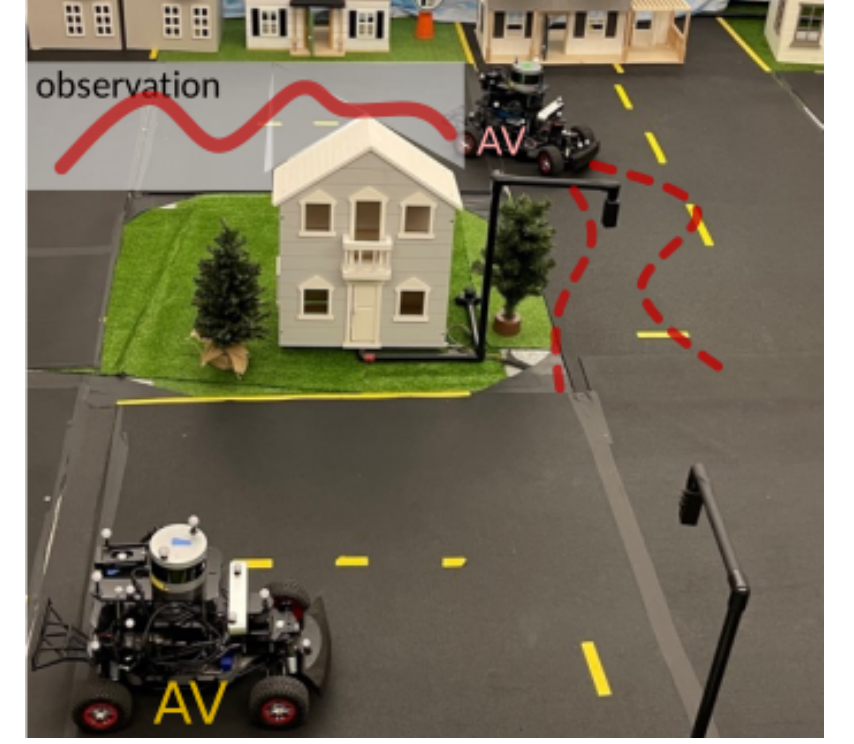
#> input picture images/thumb_add_here/failurenet.png, 854 x 744 px; its folder holds 4 pictures in this run
$ python resize_thumbnails.py
#> lines starting #> are read from the running program, lines starting #| are printed output that depends on the picture
import cv2
import os


in_dir = "thumb_add_here"
out_dir = "thumb_sized"

files = os.listdir(in_dir)

for f in files:
    img = cv2.imread(os.path.join(in_dir,f))
#> img is the input picture: shape (744, 854, 3); mean B, G, R 94, 112.5, 120.5
    h,w,c = img.shape
#> h = 744; w = 854; c = 3

    target_width = 320
    target_height = int(h/w*target_width)
#> target_height = 278

    img_new = cv2.resize(img,(target_width,target_height),interpolation=cv2.INTER_CUBIC)
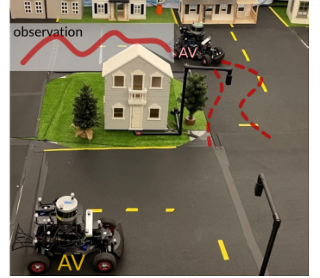
#> img_new: shape (278, 320, 3); mean B, G, R 93.5, 112, 120.1
    cv2.imwrite(os.path.join(out_dir,f),img_new)
#> pass 2 of the loop `for f in files:`:
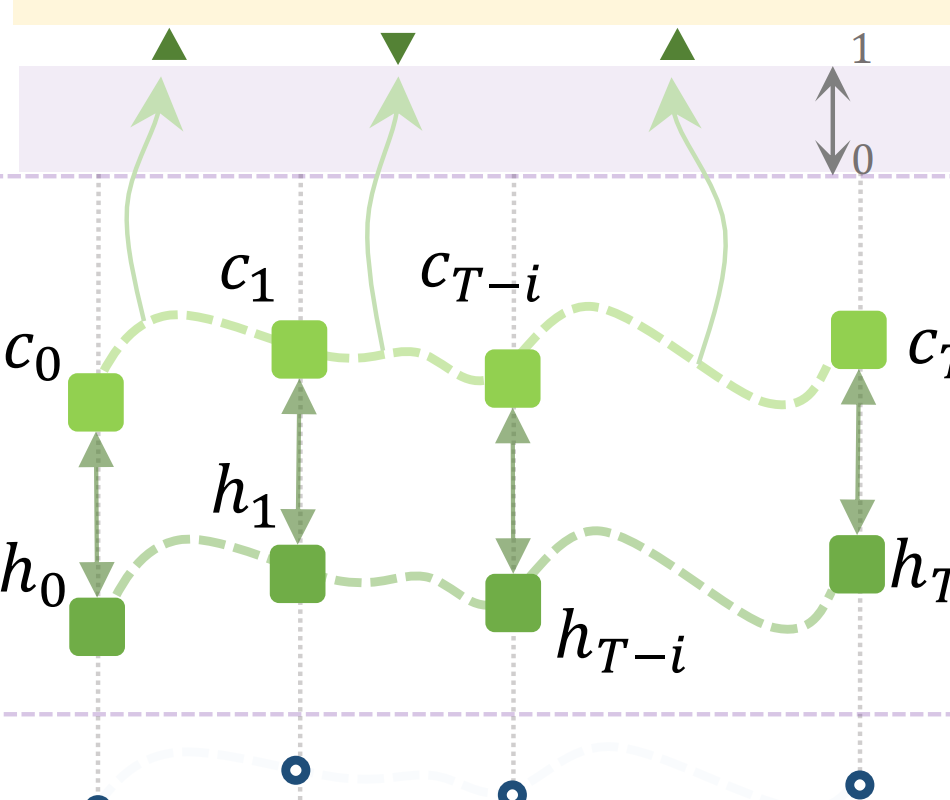
#> input picture images/thumb_add_here/mmrnn.png, 950 x 800 px
#> img is the input picture: shape (800, 950, 3); mean B, G, R 240.5, 245.2, 243.3
#> `img_new = cv2.resize(img,(target_width,target_height),interpolation=cv..`:
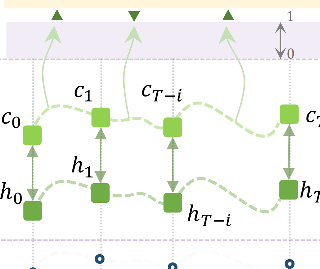
#> img_new: shape (269, 320, 3); mean B, G, R 240.4, 245.1, 243.2
